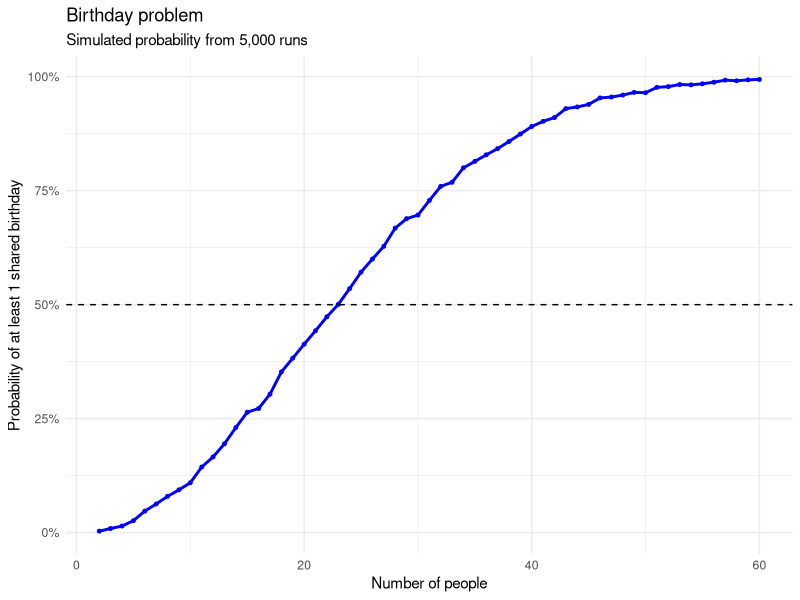

This chart was generated by the following R code:
## ---- chunk 1
library(tidyverse)
set.seed(4747)

num_of_people <- 2:60
num_of_runs <- 5000

simulate_birthday <- function(people) {
  birthdays <- sample.int(365, people, replace = TRUE)

  any(duplicated(birthdays))
}

results <- tibble(
  people = num_of_people,
  probability = map_dbl(
    num_of_people,
    \(n) mean(replicate(
      num_of_runs,
      simulate_birthday(n)
    ))
  )
)

results |>
  filter(people %% 5 == 0)

ggplot(results, aes(x = people, y = probability)) +
  geom_line(color = "blue", linewidth = 1) +
  geom_point(color = "blue", size = 1) +
  geom_hline(
    yintercept = 0.5,
    linetype = "dashed",
  ) +
  scale_y_continuous(
    labels = scales::label_percent()
  ) +
  labs(
    title = "Birthday problem",
    subtitle = "Simulated probability from 5,000 runs",
    x = "Number of people",
    y = "Probability of at least 1 shared birthday"
  ) + theme_minimal()
